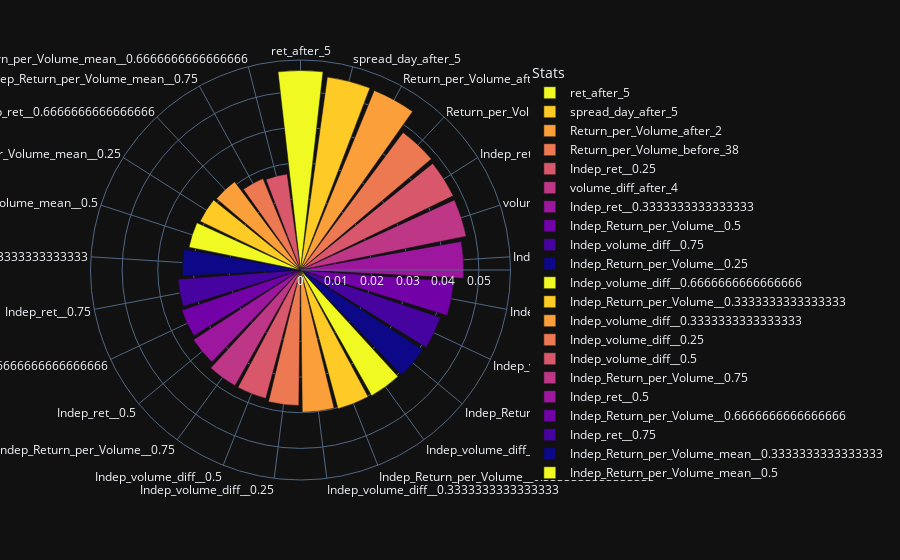

The notebook cell this image was saved under:
### Code cell
rf_best_mins_selected,pred_mins_selected,features_mins_selected=random_forest_model(df_mins[good_features_for_mins],labels_mins,low_dimension=False)

d = {'Stats':features_mins_reduced,'FI':rf_best_mins_reduced.feature_importances_}
fi = pd.DataFrame(d)
fi = fi.sort_values(by='FI', ascending=0)
fig = px.bar_polar(fi, r="FI", theta="Stats",
                   color="Stats", template="plotly_dark",
                   color_discrete_sequence= px.colors.sequential.Plasma_r)
fig.show()

### Figure 1 — Plotly figure (JSON) as saved in the notebook; plotly's stock layout.template omitted (floating-point values rounded to 4 significant figures)
{"data": [{"hovertemplate": "Stats=%{theta}<br>FI=%{r}<extra></extra>", "legendgroup": "ret_after_5", "marker": {"color": "#f0f921"}, "name": "ret_after_5", "r": [0.05593], "showlegend": true, "subplot": "polar", "theta": ["ret_after_5"], "type": "barpolar"}, {"hovertemplate": "Stats=%{theta}<br>FI=%{r}<extra></extra>", "legendgroup": "spread_day_after_5", "marker": {"color": "#fdca26"}, "name": "spread_day_after_5", "r": [0.05462], "showlegend": true, "subplot": "polar", "theta": ["spread_day_after_5"], "type": "barpolar"}, {"hovertemplate": "Stats=%{theta}<br>FI=%{r}<extra></extra>", "legendgroup": "Return_per_Volume_after_2", "marker": {"color": "#fb9f3a"}, "name": "Return_per_Volume_after_2", "r": [0.05442], "showlegend": true, "subplot": "polar", "theta": ["Return_per_Volume_after_2"], "type": "barpolar"}, {"hovertemplate": "Stats=%{theta}<br>FI=%{r}<extra></extra>", "legendgroup": "Return_per_Volume_before_38", "marker": {"color": "#ed7953"}, "name": "Return_per_Volume_before_38", "r": [0.04811], "showlegend": true, "subplot": "polar", "theta": ["Return_per_Volume_before_38"], "type": "barpolar"}, {"hovertemplate": "Stats=%{theta}<br>FI=%{r}<extra></extra>", "legendgroup": "Indep_ret__0.25", "marker": {"color": "#d8576b"}, "name": "Indep_ret__0.25", "r": [0.04762], "showlegend": true, "subplot": "polar", "theta": ["Indep_ret__0.25"], "type": "barpolar"}, {"hovertemplate": "Stats=%{theta}<br>FI=%{r}<extra></extra>", "legendgroup": "volume_diff_after_4", "marker": {"color": "#bd3786"}, "name": "volume_diff_after_4", "r": [0.04742], "showlegend": true, "subplot": "polar", "theta": ["volume_diff_after_4"], "type": "barpolar"}, {"hovertemplate": "Stats=%{theta}<br>FI=%{r}<extra></extra>", "legendgroup": "Indep_ret__0.3333333333333333", "marker": {"color": "#9c179e"}, "name": "Indep_ret__0.3333333333333333", "r": [0.04577], "showlegend": true, "subplot": "polar", "theta": ["Indep_ret__0.3333333333333333"], "type": "barpolar"}, {"hovertemplate": "Stats=%{theta}<br>FI=%{r}<extra></extra>", "legendgroup": "Indep_Return_per_Volume__0.5", "marker": {"color": "#7201a8"}, "name": "Indep_Return_per_Volume__0.5", "r": [0.04306], "showlegend": true, "subplot": "polar", "theta": ["Indep_Return_per_Volume__0.5"], "type": "barpolar"}, {"hovertemplate": "Stats=%{theta}<br>FI=%{r}<extra></extra>", "legendgroup": "Indep_volume_diff__0.75", "marker": {"color": "#46039f"}, "name": "Indep_volume_diff__0.75", "r": [0.04138], "showlegend": true, "subplot": "polar", "theta": ["Indep_volume_diff__0.75"], "type": "barpolar"}, {"hovertemplate": "Stats=%{theta}<br>FI=%{r}<extra></extra>", "legendgroup": "Indep_Return_per_Volume__0.25", "marker": {"color": "#0d0887"}, "name": "Indep_Return_per_Volume__0.25", "r": [0.04088], "showlegend": true, "subplot": "polar", "theta": ["Indep_Return_per_Volume__0.25"], "type": "barpolar"}, {"hovertemplate": "Stats=%{theta}<br>FI=%{r}<extra></extra>", "legendgroup": "Indep_volume_diff__0.6666666666666666", "marker": {"color": "#f0f921"}, "name": "Indep_volume_diff__0.6666666666666666", "r": [0.04048], "showlegend": true, "subplot": "polar", "theta": ["Indep_volume_diff__0.6666666666666666"], "type": "barpolar"}, {"hovertemplate": "Stats=%{theta}<br>FI=%{r}<extra></extra>", "legendgroup": "Indep_Return_per_Volume__0.3333333333333333", "marker": {"color": "#fdca26"}, "name": "Indep_Return_per_Volume__0.3333333333333333", "r": [0.04031], "showlegend": true, "subplot": "polar", "theta": ["Indep_Return_per_Volume__0.3333333333333333"], "type": "barpolar"}, {"hovertemplate": "Stats=%{theta}<br>FI=%{r}<extra></extra>", "legendgroup": "Indep_volume_diff__0.3333333333333333", "marker": {"color": "#fb9f3a"}, "name": "Indep_volume_diff__0.3333333333333333", "r": [0.03987], "showlegend": true, "subplot": "polar", "theta": ["Indep_volume_diff__0.3333333333333333"], "type": "barpolar"}, {"hovertemplate": "Stats=%{theta}<br>FI=%{r}<extra></extra>", "legendgroup": "Indep_volume_diff__0.25", "marker": {"color": "#ed7953"}, "name": "Indep_volume_diff__0.25", "r": [0.03799], "showlegend": true, "subplot": "polar", "theta": ["Indep_volume_diff__0.25"], "type": "barpolar"}, {"hovertemplate": "Stats=%{theta}<br>FI=%{r}<extra></extra>", "legendgroup": "Indep_volume_diff__0.5", "marker": {"color": "#d8576b"}, "name": "Indep_volume_diff__0.5", "r": [0.0373], "showlegend": true, "subplot": "polar", "theta": ["Indep_volume_diff__0.5"], "type": "barpolar"}, {"hovertemplate": "Stats=%{theta}<br>FI=%{r}<extra></extra>", "legendgroup": "Indep_Return_per_Volume__0.75", "marker": {"color": "#bd3786"}, "name": "Indep_Return_per_Volume__0.75", "r": [0.03728], "showlegend": true, "subplot": "polar", "theta": ["Indep_Return_per_Volume__0.75"], "type": "barpolar"}, {"hovertemplate": "Stats=%{theta}<br>FI=%{r}<extra></extra>", "legendgroup": "Indep_ret__0.5", "marker": {"color": "#9c179e"}, "name": "Indep_ret__0.5", "r": [0.03585], "showlegend": true, "subplot": "polar", "theta": ["Indep_ret__0.5"], "type": "barpolar"}, {"hovertemplate": "Stats=%{theta}<br>FI=%{r}<extra></extra>", "legendgroup": "Indep_Return_per_Volume__0.6666666666666666", "marker": {"color": "#7201a8"}, "name": "Indep_Return_per_Volume__0.6666666666666666", "r": [0.03515], "showlegend": true, "subplot": "polar", "theta": ["Indep_Return_per_Volume__0.6666666666666666"], "type": "barpolar"}, {"hovertemplate": "Stats=%{theta}<br>FI=%{r}<extra></extra>", "legendgroup": "Indep_ret__0.75", "marker": {"color": "#46039f"}, "name": "Indep_ret__0.75", "r": [0.03444], "showlegend": true, "subplot": "polar", "theta": ["Indep_ret__0.75"], "type": "barpolar"}, {"hovertemplate": "Stats=%{theta}<br>FI=%{r}<extra></extra>", "legendgroup": "Indep_Return_per_Volume_mean__0.3333333333333333", "marker": {"color": "#0d0887"}, "name": "Indep_Return_per_Volume_mean__0.3333333333333333", "r": [0.03315], "showlegend": true, "subplot": "polar", "theta": ["Indep_Return_per_Volume_mean__0.3333333333333333"], "type": "barpolar"}, {"hovertemplate": "Stats=%{theta}<br>FI=%{r}<extra></extra>", "legendgroup": "Indep_Return_per_Volume_mean__0.5", "marker": {"color": "#f0f921"}, "name": "Indep_Return_per_Volume_mean__0.5", "r": [0.03191], "showlegend": true, "subplot": "polar", "theta": ["Indep_Return_per_Volume_mean__0.5"], "type": "barpolar"}, {"hovertemplate": "Stats=%{theta}<br>FI=%{r}<extra></extra>", "legendgroup": "Indep_Return_per_Volume_mean__0.25", "marker": {"color": "#fdca26"}, "name": "Indep_Return_per_Volume_mean__0.25", "r": [0.03129], "showlegend": true, "subplot": "polar", "theta": ["Indep_Return_per_Volume_mean__0.25"], "type": "barpolar"}, {"hovertemplate": "Stats=%{theta}<br>FI=%{r}<extra></extra>", "legendgroup": "Indep_ret__0.6666666666666666", "marker": {"color": "#fb9f3a"}, "name": "Indep_ret__0.6666666666666666", "r": [0.0309], "showlegend": true, "subplot": "polar", "theta": ["Indep_ret__0.6666666666666666"], "type": "barpolar"}, {"hovertemplate": "Stats=%{theta}<br>FI=%{r}<extra></extra>", "legendgroup": "Indep_Return_per_Volume_mean__0.75", "marker": {"color": "#ed7953"}, "name": "Indep_Return_per_Volume_mean__0.75", "r": [0.0277], "showlegend": true, "subplot": "polar", "theta": ["Indep_Return_per_Volume_mean__0.75"], "type": "barpolar"}, {"hovertemplate": "Stats=%{theta}<br>FI=%{r}<extra></extra>", "legendgroup": "Indep_Return_per_Volume_mean__0.6666666666666666", "marker": {"color": "#d8576b"}, "name": "Indep_Return_per_Volume_mean__0.6666666666666666", "r": [0.02716], "showlegend": true, "subplot": "polar", "theta": ["Indep_Return_per_Volume_mean__0.6666666666666666"], "type": "barpolar"}], "layout": {"barmode": "relative", "legend": {"title": {"text": "Stats"}, "tracegroupgap": 0}, "margin": {"t": 60}, "polar": {"angularaxis": {"categoryarray": ["ret_after_5", "spread_day_after_5", "Return_per_Volume_after_2", "Return_per_Volume_before_38", "Indep_ret__0.25", "volume_diff_after_4", "Indep_ret__0.3333333333333333", "Indep_Return_per_Volume__0.5", "Indep_volume_diff__0.75", "Indep_Return_per_Volume__0.25", "Indep_volume_diff__0.6666666666666666", "Indep_Return_per_Volume__0.3333333333333333", "Indep_volume_diff__0.3333333333333333", "Indep_volume_diff__0.25", "Indep_volume_diff__0.5", "Indep_Return_per_Volume__0.75", "Indep_ret__0.5", "Indep_Return_per_Volume__0.6666666666666666", "Indep_ret__0.75", "Indep_Return_per_Volume_mean__0.3333333333333333", "Indep_Return_per_Volume_mean__0.5", "Indep_Return_per_Volume_mean__0.25", "Indep_ret__0.6666666666666666", "Indep_Return_per_Volume_mean__0.75", "Indep_Return_per_Volume_mean__0.6666666666666666"], "categoryorder": "array", "direction": "clockwise", "rotation": 90}, "domain": {"x": [0, 1], "y": [0, 1]}}}}
